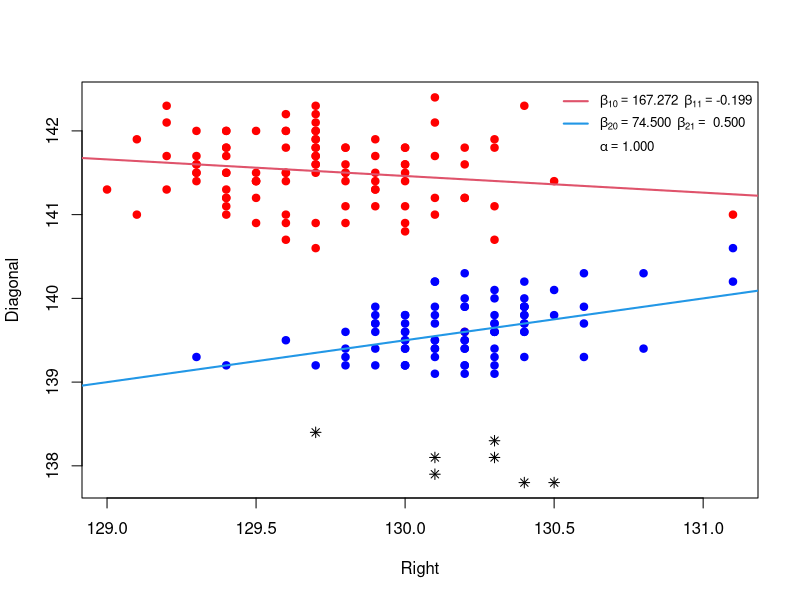

R code for this plot:
# Sensitivity Study for
#   Adaptive Robust Mixture Learning via Exponential Power Errors
# Figure 6 and 7

library(mvtnorm)

# ===============================
# EP density
# ===============================
denEp <- function(y, mu, sigma, alpha) {
  cst <- alpha / (2 * sigma * gamma(1/alpha))
  cst * exp(-(abs(y - mu)/sigma)^alpha)
}

# ===============================
# EM algorithm (FINAL STABLE VERSION)
# ===============================

EM_EP <- function(y, X, alpha, max_iter = 500, tol = 1e-6) {
  n <- length(y)
  group <- 2
  
  # initialization
  prob <- c(0.5, 0.5)

  beta <- rbind(c(143,-0.02), c(73,0.51))
  #clust <- kmeans(y, 2)
  sig01 <-0.34 # sd(y[clust$cluster == 1])#0.4336 
  sig02 <-0.16 # sd(y[clust$cluster == 2])#  #
  
  sig0 <- ifelse(sig01==0 | sig02==0,
                 max(sig01,sig02),
                 (sig01+sig02)/2)
  
  prest <- -10^10
  
  for (run in 1:max_iter) {
    
    tik <- matrix(0, n, group)
    dik <- matrix(0, n, group)
    
    # =========================
    # E-step
    # =========================
    for (k in 1:group) {
      mu_k <- X %*% beta[k, ]
      resid <- abs(y - mu_k)
      
      tik[, k] <- prob[k] * denEp(y, mu_k, sig0, alpha)
      dik[, k] <- alpha * sig0^(2 - alpha) * resid^(alpha - 2)
    }
    
    row_sum <- rowSums(tik)
    row_sum[row_sum == 0] <- 1e-12
    tik <- tik / row_sum
    
    dik[!is.finite(dik)] <- 1e6
    wik <- tik * dik
    
    # stabilize mixing weights
    prob <- colMeans(tik)
    prob <- pmax(prob, 1e-6)
    prob <- prob / sum(prob)
    
    # =========================
    # M-step (robust)
    # =========================
    sse0=0;
    for (k in 1:group) {
      W <- wik[, k]
      W[W < 1e-10] <- 1e-10
      
      beta_old <- beta[k, ]
      
      WX <- sqrt(W) * X
      Wy <- sqrt(W) * y
      
      #beta_new = ginv(t(WX)%*%WX)%*%t(WX)%*%Wy
      
      #---- Step 1: QR solve ----
      beta_new <- tryCatch({
        qr.solve(WX, Wy)
      }, error = function(e) NULL)
      
      # ---- Step 2: Ridge fallback ----
      if (is.null(beta_new) || any(!is.finite(beta_new))) {
        XtWX <- t(WX) %*% WX
        XtWy <- t(WX) %*% Wy
        
        lambda <- 1e-6
        beta_new <- tryCatch({
          solve(XtWX + lambda * diag(ncol(X)), XtWy)
        }, error = function(e) NULL)
      }
      
      # ---- Step 3: fallback to previous ----
      if (is.null(beta_new) || any(!is.finite(beta_new))) {
        beta_new <- beta_old
      }
      
      beta[k, ] <- beta_new
      
      resid <- y - X %*% beta[k, ]
      sse0 <- sse0+sum(W * resid^2) 
    }
    
    # stabilize sigma
    sig0 <- sqrt(pmax(sse0/n, 1e-6))
    
    # =========================
    # log-likelihood
    # =========================
    gsumk <- matrix(0, n, group)
    for (k in 1:group) {
      gsumk[, k] <- prob[k] * denEp(y, X %*% beta[k, ], sig0, alpha)
    }
    
    lik_vec <- rowSums(gsumk)
    lik_vec[lik_vec <= 0] <- 1e-12
    
    latest <- sum(log(lik_vec))
    
    if (!is.finite(latest) || !is.finite(prest)) break
    if ((latest - prest) <= tol) break
    
    prest <- latest
  }
  
  btemp=c(prob[1],beta[1,],prob[2],beta[2,]);
  prob=c(btemp[1],btemp[4]);
  beta=rbind(btemp[2:3],btemp[5:6]);
  
  list(beta = beta, prob = prob, loglik = latest)
}

library(mclust)  
data("banknote", package = "mclust")

Xdata <- as.matrix(banknote[, 2:7])  # Six measurements


#filepath="C:\\Users\\weixing\\Dropbox\\Research\\Research(2025)\\Exponential Power Robust Mixture\\Simulation\\banknotedata\\banknote.txt"
#bankdata=read.table(filepath,header=TRUE)


yy=Xdata[,6]
xx=Xdata[,4]
xx=Xdata[,3]

#outlierid=c(111,116,138,148,160,161,162,167,168,171,180,182,187,192,194)


# Outlier setup 1

outlierid=which((yy<=139)&(yy>=138.5))
xtrue=setdiff(seq(1,200,1),outlierid)

# The data without outliers, setup 1
x=Xdata[,4][xtrue]
x=Xdata[,3][xtrue]
y=Xdata[,6][xtrue]

X=cbind(1,x)
alphaseq = seq(0.1, 1.99, by=0.1)
likelihood <- numeric(length(alphaseq))
results_list <- vector("list", length(alphaseq))

for (k in seq_along(alphaseq)) {
  alpha <- alphaseq[k]
  fit <- EM_EP(y, X, alpha)
  
  if (is.finite(fit$loglik)) {
    likelihood[k] <- fit$loglik
    results_list[[k]] <- fit
  } else {
    likelihood[k] <- -Inf
  }
}

if (all(!is.finite(likelihood))) {
  next   # skip this j
}

idx <- which.max(likelihood)

alp <- alphaseq[idx]

best <- results_list[[idx]] 
beta1 = best$beta[1,]
beta2 = best$beta[2,]
round(best$beta,3)
alp


# The plot of Right
plot(x[1:100], y[1:100], xlab="Right", ylab="Diagonal",ylim=c(min(y),max(y)),xlim=c(min(x),max(x)),col="red",pch=19)

# The plot of Diagonal, not including outliers

outlierid1=which(yy<=139)
xtrue1=setdiff(seq(1,200,1),outlierid1)

# The data without outliers, setup 1
x=Xdata[,4][xtrue1]
x=Xdata[,3][xtrue1]
y=Xdata[,6][xtrue1]
points(x[101:192],y[101:192],col="blue",pch=19)

# The data with selected outliers, setup 1

outlierid2=which(yy<138.5)
points(xx[outlierid2],yy[outlierid2],col="black",pch=8)

# Fitted regression lines

abline(c(best$beta[1,1], best$beta[1,2]), col=2, lwd=2)
abline(c(best$beta[2,1], best$beta[2,2]), col=4, lwd=2)

# format numbers to fixed width
b1 <- format(round(best$beta[1,1],3), nsmall=3, width=6)
b2 <- format(round(best$beta[1,2],3), nsmall=3, width=6)
b3 <- format(round(best$beta[2,1],3), nsmall=3, width=6)
b4 <- format(round(best$beta[2,2],3), nsmall=3, width=6)
a0 <- format(round(alp,3), nsmall=3)

legend("topright",
       legend = c(
         bquote(beta[10] == .(b1) ~~ beta[11] == .(b2)),
         bquote(beta[20] == .(b3) ~~ beta[21] == .(b4)),
         bquote(alpha == .(a0))
       ),
       col = c(2, 4, NA),
       lwd = c(2, 2, NA),
       lty = c(1, 1, NA),
       bty = "n",
       cex = 0.8,        # ↓ smaller font
       y.intersp = 1.4   # ↑ more vertical spacing
)
